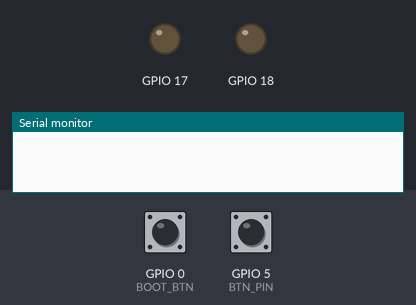
Bench run of a program on a simulated ESP32-S3. On the bench: output pins drawn as LEDs (lit = HIGH), the last lines printed to the serial monitor. Dashed ring = blinking. Inputs (shaded band) come from the test bench; at power-on: GPIO 0 (BOOT_BTN) HIGH, GPIO 5 (BTN_PIN) HIGH.

Above: at 1.2 s.
1.3 s: GPIO 0 (BOOT_BTN) pulled LOW for 0.15 s
At 1.7 s:
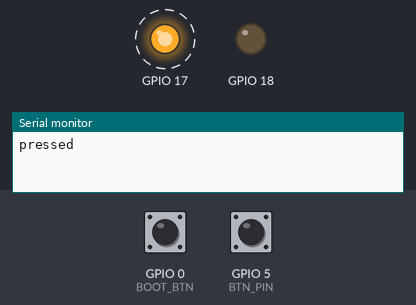
4.4 s: GPIO 5 (BTN_PIN) pulled LOW for 0.15 s
At 4.65 s:
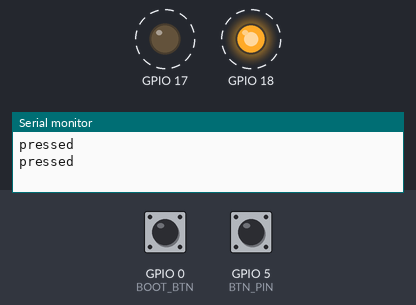
Timing chart, 0 to 13.4 s (numbered marks = the images above; inputs shaded):
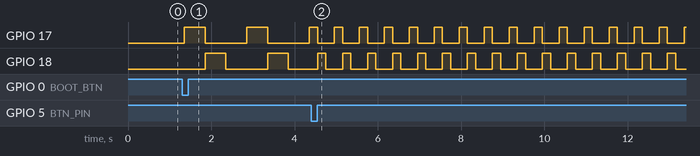

The program:

main.cpp
```cpp
#include <Arduino.h>

typedef uint8_t pin_t;
void policeBlink(pin_t, pin_t, uint16_t);
constexpr pin_t LEDS_COUNT = 2;
constexpr pin_t LED_PINS[LEDS_COUNT]{17, 18};
constexpr pin_t BTN_PIN = 5;
constexpr pin_t BOOT_BTN = 0;

struct Button
{
  bool pressed;
  bool state;
  bool lastState;
  const pin_t btnPin;
  uint16_t lastDebounceTime = 0;
  uint16_t debounceDelay = 50;

  Button(bool pressed, bool state, bool lastState, pin_t pin)
      : pressed(pressed), state(state), lastState(lastState), btnPin(pin)
  {
  }
};

Button outBtn(false, false, HIGH, BTN_PIN);
Button bootBtn(false, false, HIGH, BOOT_BTN);

void setup()
{

  for (size_t i = 0; i < LEDS_COUNT; i++)
  {
    pinMode(LED_PINS[i], OUTPUT);
    digitalWrite(LED_PINS[i], LOW);
  }
  pinMode(BTN_PIN, INPUT_PULLUP);
  pinMode(BOOT_BTN, INPUT_PULLUP);
  Serial.begin(115200);
}

void btnHandler(Button &btn)
{
  uint16_t reading = digitalRead(btn.btnPin);

  if (reading != btn.lastState)
  {
    btn.lastDebounceTime = millis();
  }

  if ((millis() - btn.lastDebounceTime) > btn.debounceDelay)
  {
    if (reading != btn.state)
    {
      btn.state = reading;
      if (btn.state == LOW)
      {
        btn.pressed = !btn.pressed;
        Serial.println("pressed");
      }
    }
  }
  btn.lastState = reading;
}

void loop()
{

  btnHandler(outBtn);
  btnHandler(bootBtn);

  if (outBtn.pressed)
  {

    policeBlink(LED_PINS[0], LED_PINS[1], 200);
  }
  else if (bootBtn.pressed)
  {

    policeBlink(LED_PINS[0], LED_PINS[1], 500);
  }

}

void policeBlink(pin_t firstPin, pin_t secondPin, uint16_t milisecondsDelay)
{

  uint32_t currMillis = millis();
  static uint8_t state = 0;

  static uint32_t lastTick = 0;

  if (currMillis - lastTick >= milisecondsDelay)
  {

    lastTick = currMillis;

    switch (state)
    {
    case 0:
      digitalWrite(firstPin, HIGH);
      digitalWrite(secondPin, LOW);
      break;
    case 1:
      digitalWrite(firstPin, LOW);
      digitalWrite(secondPin, HIGH);
      break;
    case 2:
      digitalWrite(firstPin, LOW);
      digitalWrite(secondPin, LOW);
      break;
    }

    state++;

    if (state > 2)
      state = 0;
  }
}
//when button pressed to stop blinker, It can stop while one of leds Lighted. Also program can be stopped by just touching button not pressing
```

Measured:
- after the input at 1.3 s, GPIO 17: alternates HIGH for 0.50 s and LOW for 1.0 s, starting after 0.05 s; GPIO 18: alternates HIGH for 0.50 s and LOW for 1.0 s, starting after 0.55 s
- after the input at 4.4 s, GPIO 17, GPIO 18: alternates HIGH for 0.20 s and LOW for 0.40 s, starting after 0.15 s
